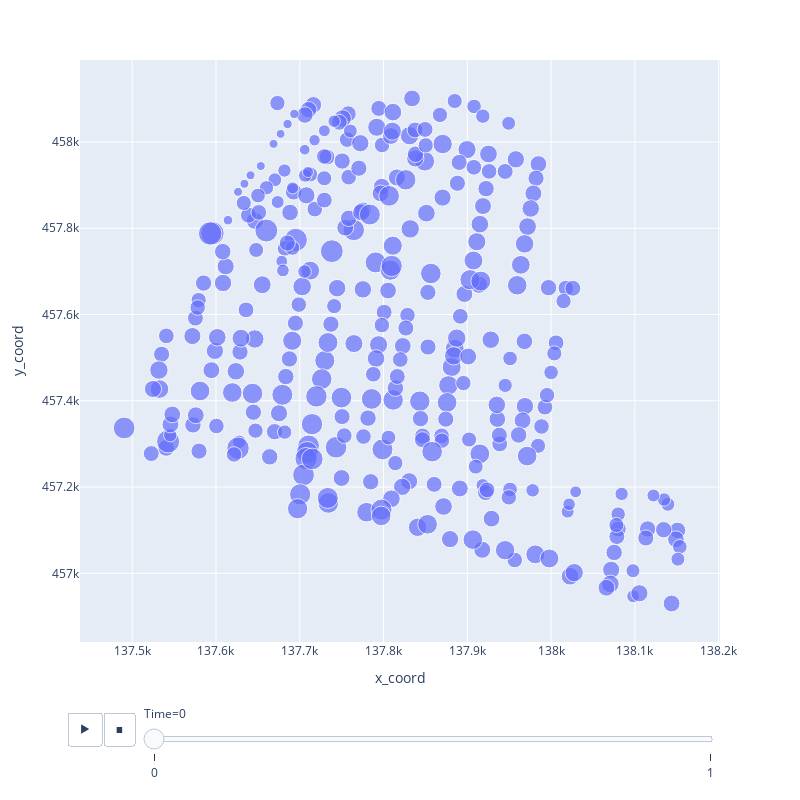

The notebook cell this image was saved under:
### Code cell
import plotly.express as px
net = px.scatter(df, x="x_coord", y="y_coord", size="Depth", animation_frame="Time", size_max=20, hover_name="Node",width=800, height=800)

net.show()

### Figure 1 — Plotly figure (JSON) as saved in the notebook; plotly's stock layout.template omitted (floating-point values rounded to 4 significant figures; data arrays with more than 128 entries replaced by an {"elided": "..."} marker saying what was removed)
{"data": [{"hovertemplate": "<b>%{hovertext}</b><br><br>Time=0<br>x_coord=%{x}<br>y_coord=%{y}<br>Depth=%{marker.size}<extra></extra>", "hovertext": {"elided": "318 str values"}, "legendgroup": "", "marker": {"color": "#636efa", "size": {"elided": "318 float values"}, "sizemode": "area", "sizeref": 0.005926, "symbol": "circle"}, "mode": "markers", "name": "", "orientation": "v", "showlegend": false, "type": "scatter", "x": {"elided": "318 float values"}, "xaxis": "x", "y": {"elided": "318 float values"}, "yaxis": "y"}], "layout": {"height": 800, "legend": {"itemsizing": "constant", "tracegroupgap": 0}, "margin": {"t": 60}, "sliders": [{"active": 0, "currentvalue": {"prefix": "Time="}, "len": 0.9, "pad": {"b": 10, "t": 60}, "steps": [{"args": [["0"], {"frame": {"duration": 0, "redraw": false}, "fromcurrent": true, "mode": "immediate", "transition": {"duration": 0, "easing": "linear"}}], "label": "0", "method": "animate"}, {"args": [["1"], {"frame": {"duration": 0, "redraw": false}, "fromcurrent": true, "mode": "immediate", "transition": {"duration": 0, "easing": "linear"}}], "label": "1", "method": "animate"}], "x": 0.1, "xanchor": "left", "y": 0, "yanchor": "top"}], "updatemenus": [{"buttons": [{"args": [null, {"frame": {"duration": 500, "redraw": false}, "fromcurrent": true, "mode": "immediate", "transition": {"duration": 500, "easing": "linear"}}], "label": "&#9654;", "method": "animate"}, {"args": [[null], {"frame": {"duration": 0, "redraw": false}, "fromcurrent": true, "mode": "immediate", "transition": {"duration": 0, "easing": "linear"}}], "label": "&#9724;", "method": "animate"}], "direction": "left", "pad": {"r": 10, "t": 70}, "showactive": false, "type": "buttons", "x": 0.1, "xanchor": "right", "y": 0, "yanchor": "top"}], "width": 800, "xaxis": {"anchor": "y", "domain": [0, 1], "title": {"text": "x_coord"}}, "yaxis": {"anchor": "x", "domain": [0, 1], "title": {"text": "y_coord"}}}}
